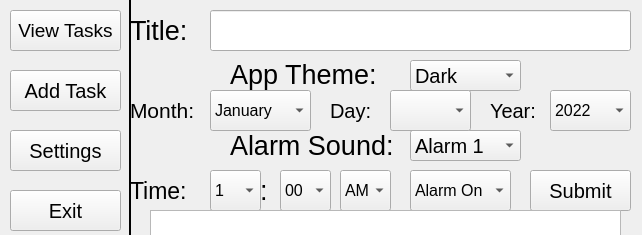
<?xml version="1.0" encoding="UTF-8"?>
<ui version="4.0">
 <class>MainWindow</class>
 <widget class="QMainWindow" name="MainWindow">
  <property name="geometry">
   <rect>
    <x>0</x>
    <y>0</y>
    <width>642</width>
    <height>235</height>
   </rect>
  </property>
  <property name="windowTitle">
   <string>Task App</string>
  </property>
  <widget class="QWidget" name="centralwidget">
   <widget class="QFrame" name="frame">
    <property name="geometry">
     <rect>
      <x>-20</x>
      <y>-40</y>
      <width>151</width>
      <height>661</height>
     </rect>
    </property>
    <property name="frameShape">
     <enum>QFrame::Box</enum>
    </property>
    <property name="frameShadow">
     <enum>QFrame::Plain</enum>
    </property>
    <property name="lineWidth">
     <number>2</number>
    </property>
    <widget class="QPushButton" name="push_add_tasks">
     <property name="geometry">
      <rect>
       <x>30</x>
       <y>110</y>
       <width>111</width>
       <height>41</height>
      </rect>
     </property>
     <property name="font">
      <font>
       <pointsize>15</pointsize>
      </font>
     </property>
     <property name="text">
      <string>Add Task</string>
     </property>
     <property name="iconSize">
      <size>
       <width>16</width>
       <height>16</height>
      </size>
     </property>
    </widget>
    <widget class="QPushButton" name="push_settings">
     <property name="geometry">
      <rect>
       <x>30</x>
       <y>170</y>
       <width>111</width>
       <height>41</height>
      </rect>
     </property>
     <property name="font">
      <font>
       <pointsize>15</pointsize>
       <weight>50</weight>
       <bold>false</bold>
      </font>
     </property>
     <property name="styleSheet">
      <string notr="true"/>
     </property>
     <property name="text">
      <string>Settings</string>
     </property>
     <property name="iconSize">
      <size>
       <width>16</width>
       <height>16</height>
      </size>
     </property>
    </widget>
    <widget class="QPushButton" name="push_exit">
     <property name="geometry">
      <rect>
       <x>30</x>
       <y>230</y>
       <width>111</width>
       <height>41</height>
      </rect>
     </property>
     <property name="font">
      <font>
       <pointsize>15</pointsize>
      </font>
     </property>
     <property name="text">
      <string>Exit</string>
     </property>
     <property name="iconSize">
      <size>
       <width>16</width>
       <height>16</height>
      </size>
     </property>
    </widget>
    <widget class="QPushButton" name="push_view_tasks">
     <property name="geometry">
      <rect>
       <x>30</x>
       <y>50</y>
       <width>111</width>
       <height>41</height>
      </rect>
     </property>
     <property name="font">
      <font>
       <pointsize>14</pointsize>
      </font>
     </property>
     <property name="text">
      <string>View Tasks</string>
     </property>
     <property name="iconSize">
      <size>
       <width>16</width>
       <height>16</height>
      </size>
     </property>
    </widget>
   </widget>
   <widget class="QLabel" name="label_app_theme">
    <property name="geometry">
     <rect>
      <x>230</x>
      <y>49</y>
      <width>151</width>
      <height>51</height>
     </rect>
    </property>
    <property name="font">
     <font>
      <pointsize>20</pointsize>
     </font>
    </property>
    <property name="text">
     <string>App Theme:</string>
    </property>
   </widget>
   <widget class="QComboBox" name="combo_app_theme">
    <property name="geometry">
     <rect>
      <x>410</x>
      <y>60</y>
      <width>111</width>
      <height>31</height>
     </rect>
    </property>
    <property name="font">
     <font>
      <pointsize>15</pointsize>
     </font>
    </property>
    <item>
     <property name="text">
      <string>Dark</string>
     </property>
    </item>
    <item>
     <property name="text">
      <string>Light</string>
     </property>
    </item>
   </widget>
   <widget class="QLabel" name="label_alarm_sound">
    <property name="geometry">
     <rect>
      <x>230</x>
      <y>120</y>
      <width>171</width>
      <height>51</height>
     </rect>
    </property>
    <property name="font">
     <font>
      <pointsize>20</pointsize>
     </font>
    </property>
    <property name="text">
     <string>Alarm Sound:</string>
    </property>
   </widget>
   <widget class="QComboBox" name="combo_alarm_sound">
    <property name="geometry">
     <rect>
      <x>410</x>
      <y>130</y>
      <width>111</width>
      <height>31</height>
     </rect>
    </property>
    <property name="font">
     <font>
      <pointsize>15</pointsize>
     </font>
    </property>
    <item>
     <property name="text">
      <string>Alarm 1</string>
     </property>
    </item>
    <item>
     <property name="text">
      <string>Alarm 2</string>
     </property>
    </item>
    <item>
     <property name="text">
      <string>Alarm 3</string>
     </property>
    </item>
    <item>
     <property name="text">
      <string>Alarm 4</string>
     </property>
    </item>
    <item>
     <property name="text">
      <string>Alarm 5</string>
     </property>
    </item>
    <item>
     <property name="text">
      <string>Alarm 6</string>
     </property>
    </item>
    <item>
     <property name="text">
      <string>Alarm 7</string>
     </property>
    </item>
    <item>
     <property name="text">
      <string>Alarm 8</string>
     </property>
    </item>
    <item>
     <property name="text">
      <string>Alarm 9</string>
     </property>
    </item>
    <item>
     <property name="text">
      <string>Alarm 10</string>
     </property>
    </item>
   </widget>
   <widget class="QComboBox" name="combo_year">
    <property name="geometry">
     <rect>
      <x>550</x>
      <y>90</y>
      <width>81</width>
      <height>41</height>
     </rect>
    </property>
    <property name="font">
     <font>
      <pointsize>12</pointsize>
     </font>
    </property>
    <item>
     <property name="text">
      <string>2022</string>
     </property>
    </item>
    <item>
     <property name="text">
      <string>2023</string>
     </property>
    </item>
    <item>
     <property name="text">
      <string>2024</string>
     </property>
    </item>
    <item>
     <property name="text">
      <string>2025</string>
     </property>
    </item>
    <item>
     <property name="text">
      <string>2026</string>
     </property>
    </item>
    <item>
     <property name="text">
      <string>2027</string>
     </property>
    </item>
    <item>
     <property name="text">
      <string>2028</string>
     </property>
    </item>
    <item>
     <property name="text">
      <string>2029</string>
     </property>
    </item>
    <item>
     <property name="text">
      <string>2030</string>
     </property>
    </item>
   </widget>
   <widget class="QLabel" name="label_semicolon">
    <property name="geometry">
     <rect>
      <x>260</x>
      <y>170</y>
      <width>21</width>
      <height>41</height>
     </rect>
    </property>
    <property name="font">
     <font>
      <pointsize>20</pointsize>
     </font>
    </property>
    <property name="text">
     <string>:</string>
    </property>
   </widget>
   <widget class="QComboBox" name="combo_am_pm">
    <property name="geometry">
     <rect>
      <x>340</x>
      <y>170</y>
      <width>51</width>
      <height>41</height>
     </rect>
    </property>
    <property name="font">
     <font>
      <pointsize>12</pointsize>
     </font>
    </property>
    <item>
     <property name="text">
      <string>AM</string>
     </property>
    </item>
    <item>
     <property name="text">
      <string>PM</string>
     </property>
    </item>
   </widget>
   <widget class="QPushButton" name="push_submit">
    <property name="geometry">
     <rect>
      <x>530</x>
      <y>170</y>
      <width>101</width>
      <height>41</height>
     </rect>
    </property>
    <property name="font">
     <font>
      <pointsize>15</pointsize>
     </font>
    </property>
    <property name="text">
     <string>Submit</string>
    </property>
   </widget>
   <widget class="QLabel" name="label_task_title">
    <property name="geometry">
     <rect>
      <x>130</x>
      <y>10</y>
      <width>111</width>
      <height>41</height>
     </rect>
    </property>
    <property name="font">
     <font>
      <pointsize>20</pointsize>
     </font>
    </property>
    <property name="text">
     <string>Title:</string>
    </property>
   </widget>
   <widget class="QComboBox" name="combo_time_minutes">
    <property name="geometry">
     <rect>
      <x>280</x>
      <y>170</y>
      <width>51</width>
      <height>41</height>
     </rect>
    </property>
    <property name="font">
     <font>
      <pointsize>12</pointsize>
     </font>
    </property>
    <item>
     <property name="text">
      <string>00</string>
     </property>
    </item>
    <item>
     <property name="text">
      <string>01</string>
     </property>
    </item>
    <item>
     <property name="text">
      <string>02</string>
     </property>
    </item>
    <item>
     <property name="text">
      <string>03</string>
     </property>
    </item>
    <item>
     <property name="text">
      <string>04</string>
     </property>
    </item>
    <item>
     <property name="text">
      <string>05</string>
     </property>
    </item>
    <item>
     <property name="text">
      <string>06</string>
     </property>
    </item>
    <item>
     <property name="text">
      <string>07</string>
     </property>
    </item>
    <item>
     <property name="text">
      <string>08</string>
     </property>
    </item>
    <item>
     <property name="text">
      <string>09</string>
     </property>
    </item>
    <item>
     <property name="text">
      <string>10</string>
     </property>
    </item>
    <item>
     <property name="text">
      <string>11</string>
     </property>
    </item>
    <item>
     <property name="text">
      <string>12</string>
     </property>
    </item>
    <item>
     <property name="text">
      <string>13</string>
     </property>
    </item>
    <item>
     <property name="text">
      <string>14</string>
     </property>
    </item>
    <item>
     <property name="text">
      <string>15</string>
     </property>
    </item>
    <item>
     <property name="text">
      <string>16</string>
     </property>
    </item>
    <item>
     <property name="text">
      <string>17</string>
     </property>
    </item>
    <item>
     <property name="text">
      <string>18</string>
     </property>
    </item>
    <item>
     <property name="text">
      <string>19</string>
     </property>
    </item>
    <item>
     <property name="text">
      <string>20</string>
     </property>
    </item>
    <item>
     <property name="text">
      <string>21</string>
     </property>
    </item>
    <item>
     <property name="text">
      <string>22</string>
     </property>
    </item>
    <item>
     <property name="text">
      <string>23</string>
     </property>
    </item>
    <item>
     <property name="text">
      <string>24</string>
     </property>
    </item>
    <item>
     <property name="text">
      <string>25</string>
     </property>
    </item>
    <item>
     <property name="text">
      <string>26</string>
     </property>
    </item>
    <item>
     <property name="text">
      <string>27</string>
     </property>
    </item>
    <item>
     <property name="text">
      <string>28</string>
     </property>
    </item>
    <item>
     <property name="text">
      <string>29</string>
     </property>
    </item>
    <item>
     <property name="text">
      <string>30</string>
     </property>
    </item>
    <item>
     <property name="text">
      <string>31</string>
     </property>
    </item>
    <item>
     <property name="text">
      <string>32</string>
     </property>
    </item>
    <item>
     <property name="text">
      <string>33</string>
     </property>
    </item>
    <item>
     <property name="text">
      <string>34</string>
     </property>
    </item>
    <item>
     <property name="text">
      <string>35</string>
     </property>
    </item>
    <item>
     <property name="text">
      <string>36</string>
     </property>
    </item>
    <item>
     <property name="text">
      <string>37</string>
     </property>
    </item>
    <item>
     <property name="text">
      <string>38</string>
     </property>
    </item>
    <item>
     <property name="text">
      <string>39</string>
     </property>
    </item>
    <item>
     <property name="text">
      <string>40</string>
     </property>
    </item>
    <item>
     <property name="text">
      <string>41</string>
     </property>
    </item>
    <item>
     <property name="text">
      <string>42</string>
     </property>
    </item>
    <item>
     <property name="text">
      <string>43</string>
     </property>
    </item>
    <item>
     <property name="text">
      <string>44</string>
     </property>
    </item>
    <item>
     <property name="text">
      <string>45</string>
     </property>
    </item>
    <item>
     <property name="text">
      <string>46</string>
     </property>
    </item>
    <item>
     <property name="text">
      <string>47</string>
     </property>
    </item>
    <item>
     <property name="text">
      <string>48</string>
     </property>
    </item>
    <item>
     <property name="text">
      <string>49</string>
     </property>
    </item>
    <item>
     <property name="text">
      <string>50</string>
     </property>
    </item>
    <item>
     <property name="text">
      <string>51</string>
     </property>
    </item>
    <item>
     <property name="text">
      <string>52</string>
     </property>
    </item>
    <item>
     <property name="text">
      <string>53</string>
     </property>
    </item>
    <item>
     <property name="text">
      <string>54</string>
     </property>
    </item>
    <item>
     <property name="text">
      <string>55</string>
     </property>
    </item>
    <item>
     <property name="text">
      <string>56</string>
     </property>
    </item>
    <item>
     <property name="text">
      <string>57</string>
     </property>
    </item>
    <item>
     <property name="text">
      <string>58</string>
     </property>
    </item>
    <item>
     <property name="text">
      <string>59</string>
     </property>
    </item>
   </widget>
   <widget class="QComboBox" name="combo_month">
    <property name="geometry">
     <rect>
      <x>210</x>
      <y>90</y>
      <width>101</width>
      <height>41</height>
     </rect>
    </property>
    <property name="font">
     <font>
      <pointsize>12</pointsize>
     </font>
    </property>
    <item>
     <property name="text">
      <string>January</string>
     </property>
    </item>
    <item>
     <property name="text">
      <string>February</string>
     </property>
    </item>
    <item>
     <property name="text">
      <string>March</string>
     </property>
    </item>
    <item>
     <property name="text">
      <string>April</string>
     </property>
    </item>
    <item>
     <property name="text">
      <string>May</string>
     </property>
    </item>
    <item>
     <property name="text">
      <string>June</string>
     </property>
    </item>
    <item>
     <property name="text">
      <string>July</string>
     </property>
    </item>
    <item>
     <property name="text">
      <string>August</string>
     </property>
    </item>
    <item>
     <property name="text">
      <string>September</string>
     </property>
    </item>
    <item>
     <property name="text">
      <string>October</string>
     </property>
    </item>
    <item>
     <property name="text">
      <string>November</string>
     </property>
    </item>
    <item>
     <property name="text">
      <string>December</string>
     </property>
    </item>
   </widget>
   <widget class="QLabel" name="label_year">
    <property name="geometry">
     <rect>
      <x>490</x>
      <y>90</y>
      <width>61</width>
      <height>41</height>
     </rect>
    </property>
    <property name="font">
     <font>
      <pointsize>15</pointsize>
     </font>
    </property>
    <property name="text">
     <string>Year:</string>
    </property>
   </widget>
   <widget class="QComboBox" name="combo_alarm">
    <property name="geometry">
     <rect>
      <x>410</x>
      <y>170</y>
      <width>101</width>
      <height>41</height>
     </rect>
    </property>
    <property name="font">
     <font>
      <pointsize>12</pointsize>
     </font>
    </property>
    <item>
     <property name="text">
      <string>Alarm On</string>
     </property>
    </item>
    <item>
     <property name="text">
      <string>Alarm Off</string>
     </property>
    </item>
   </widget>
   <widget class="QLineEdit" name="line_task_title">
    <property name="geometry">
     <rect>
      <x>210</x>
      <y>10</y>
      <width>421</width>
      <height>41</height>
     </rect>
    </property>
    <property name="font">
     <font>
      <pointsize>15</pointsize>
     </font>
    </property>
    <property name="clearButtonEnabled">
     <bool>false</bool>
    </property>
   </widget>
   <widget class="QLabel" name="label_time">
    <property name="geometry">
     <rect>
      <x>130</x>
      <y>170</y>
      <width>71</width>
      <height>41</height>
     </rect>
    </property>
    <property name="font">
     <font>
      <pointsize>17</pointsize>
     </font>
    </property>
    <property name="text">
     <string>Time:</string>
    </property>
   </widget>
   <widget class="QLabel" name="label_month">
    <property name="geometry">
     <rect>
      <x>130</x>
      <y>90</y>
      <width>81</width>
      <height>41</height>
     </rect>
    </property>
    <property name="font">
     <font>
      <pointsize>16</pointsize>
     </font>
    </property>
    <property name="text">
     <string>Month:</string>
    </property>
   </widget>
   <widget class="QComboBox" name="combo_day">
    <property name="geometry">
     <rect>
      <x>390</x>
      <y>90</y>
      <width>81</width>
      <height>41</height>
     </rect>
    </property>
    <property name="font">
     <font>
      <pointsize>12</pointsize>
     </font>
    </property>
   </widget>
   <widget class="QLabel" name="label_day">
    <property name="geometry">
     <rect>
      <x>330</x>
      <y>90</y>
      <width>61</width>
      <height>41</height>
     </rect>
    </property>
    <property name="font">
     <font>
      <pointsize>15</pointsize>
     </font>
    </property>
    <property name="text">
     <string>Day:</string>
    </property>
   </widget>
   <widget class="QComboBox" name="combo_time_hour">
    <property name="geometry">
     <rect>
      <x>210</x>
      <y>170</y>
      <width>51</width>
      <height>41</height>
     </rect>
    </property>
    <property name="font">
     <font>
      <pointsize>12</pointsize>
     </font>
    </property>
    <item>
     <property name="text">
      <string>1</string>
     </property>
    </item>
    <item>
     <property name="text">
      <string>2</string>
     </property>
    </item>
    <item>
     <property name="text">
      <string>3</string>
     </property>
    </item>
    <item>
     <property name="text">
      <string>4</string>
     </property>
    </item>
    <item>
     <property name="text">
      <string>5</string>
     </property>
    </item>
    <item>
     <property name="text">
      <string>6</string>
     </property>
    </item>
    <item>
     <property name="text">
      <string>7</string>
     </property>
    </item>
    <item>
     <property name="text">
      <string>8</string>
     </property>
    </item>
    <item>
     <property name="text">
      <string>9</string>
     </property>
    </item>
    <item>
     <property name="text">
      <string>10</string>
     </property>
    </item>
    <item>
     <property name="text">
      <string>11</string>
     </property>
    </item>
    <item>
     <property name="text">
      <string>12</string>
     </property>
    </item>
   </widget>
   <widget class="QListView" name="list_tasks">
    <property name="geometry">
     <rect>
      <x>150</x>
      <y>210</y>
      <width>471</width>
      <height>201</height>
     </rect>
    </property>
   </widget>
  </widget>
  <action name="actionGear">
   <property name="icon">
    <iconset>
     <normaloff>../../../../../reshot-icon-gear-C5ADLKU2RN.png</normaloff>../../../../../reshot-icon-gear-C5ADLKU2RN.png</iconset>
   </property>
   <property name="text">
    <string>Gear</string>
   </property>
  </action>
 </widget>
 <resources/>
 <connections/>
</ui>
